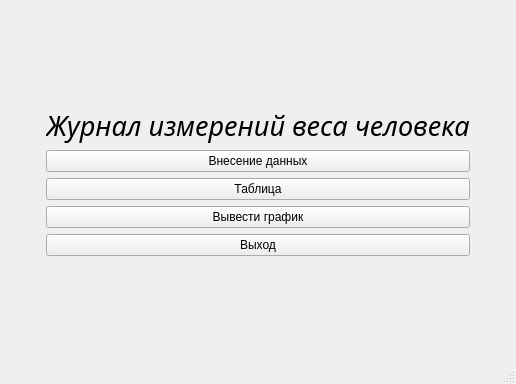
<?xml version="1.0" encoding="UTF-8"?>
<ui version="4.0">
 <class>MainWindow</class>
 <widget class="QMainWindow" name="MainWindow">
  <property name="geometry">
   <rect>
    <x>0</x>
    <y>0</y>
    <width>516</width>
    <height>384</height>
   </rect>
  </property>
  <property name="windowTitle">
   <string>MainWindow</string>
  </property>
  <widget class="QWidget" name="centralwidget">
   <layout class="QGridLayout" name="gridLayout">
    <item row="0" column="1">
     <spacer name="verticalSpacer_2">
      <property name="orientation">
       <enum>Qt::Vertical</enum>
      </property>
      <property name="sizeHint" stdset="0">
       <size>
        <width>20</width>
        <height>56</height>
       </size>
      </property>
     </spacer>
    </item>
    <item row="1" column="0">
     <spacer name="horizontalSpacer">
      <property name="orientation">
       <enum>Qt::Horizontal</enum>
      </property>
      <property name="sizeHint" stdset="0">
       <size>
        <width>67</width>
        <height>20</height>
       </size>
      </property>
     </spacer>
    </item>
    <item row="1" column="1">
     <layout class="QVBoxLayout" name="verticalLayout">
      <item>
       <widget class="QLabel" name="label">
        <property name="font">
         <font>
          <family>PT Serif Caption</family>
          <pointsize>20</pointsize>
          <italic>true</italic>
          <bold>false</bold>
          <underline>false</underline>
          <strikeout>false</strikeout>
          <stylestrategy>PreferDefault</stylestrategy>
          <kerning>false</kerning>
          <hintingpreference>PreferDefaultHinting</hintingpreference>
         </font>
        </property>
        <property name="contextMenuPolicy">
         <enum>Qt::CustomContextMenu</enum>
        </property>
        <property name="text">
         <string>Журнал измерений веса человека</string>
        </property>
        <property name="textFormat">
         <enum>Qt::RichText</enum>
        </property>
       </widget>
      </item>
      <item>
       <widget class="QPushButton" name="EnterData">
        <property name="text">
         <string>Внесение данных</string>
        </property>
       </widget>
      </item>
      <item>
       <widget class="QPushButton" name="outputTable">
        <property name="text">
         <string>Таблица</string>
        </property>
       </widget>
      </item>
      <item>
       <widget class="QPushButton" name="OutputAGraph">
        <property name="text">
         <string>Вывести график</string>
        </property>
       </widget>
      </item>
      <item>
       <widget class="QPushButton" name="Exit">
        <property name="text">
         <string>Выход</string>
        </property>
       </widget>
      </item>
     </layout>
    </item>
    <item row="1" column="2">
     <spacer name="horizontalSpacer_2">
      <property name="orientation">
       <enum>Qt::Horizontal</enum>
      </property>
      <property name="sizeHint" stdset="0">
       <size>
        <width>66</width>
        <height>20</height>
       </size>
      </property>
     </spacer>
    </item>
    <item row="2" column="1">
     <spacer name="verticalSpacer">
      <property name="orientation">
       <enum>Qt::Vertical</enum>
      </property>
      <property name="sizeHint" stdset="0">
       <size>
        <width>20</width>
        <height>56</height>
       </size>
      </property>
     </spacer>
    </item>
   </layout>
  </widget>
  <widget class="QMenuBar" name="menubar">
   <property name="geometry">
    <rect>
     <x>0</x>
     <y>0</y>
     <width>516</width>
     <height>24</height>
    </rect>
   </property>
  </widget>
  <widget class="QStatusBar" name="statusbar"/>
 </widget>
 <resources/>
 <connections/>
</ui>
